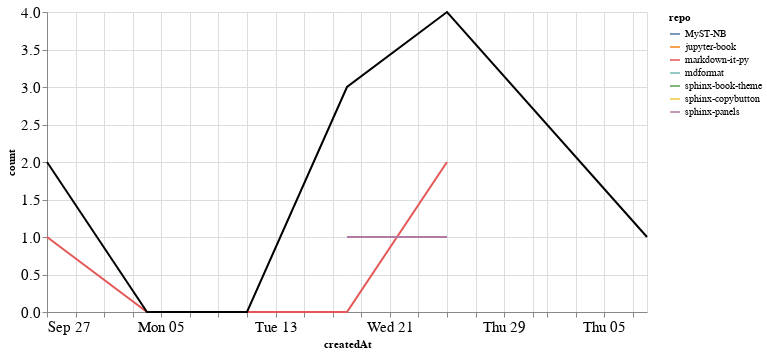

Notebook source saved alongside this figure:
### Markdown cell above
### PRs

### Code cell
prs_time = prs.groupby('repo').resample('W', on='createdAt').count()['author'].reset_index()
prs_time = prs_time.rename(columns={'author': 'count'})
prs_time_total = prs_time.groupby('createdAt').agg({"count": "sum"}).reset_index()

ch1 = alt.Chart(prs_time, width=600).mark_line().encode(
    x='createdAt',
    y='count',
    color='repo',
    tooltip="repo"
)

ch2 = alt.Chart(prs_time_total, width=600).mark_line(color="black").encode(
    x='createdAt',
    y='count',
)

ch1 + ch2

### Figure 1 — Vega-Lite specification as saved in the notebook (floating-point values rounded to 4 significant figures)
{"config": {"axisLeft": {"labelFontSize": 15}, "axisBottom": {"labelFontSize": 15}}, "layer": [{"data": {"name": "data-8133e7c58f255feac918d18ffdf5e35f"}, "mark": "line", "encoding": {"color": {"type": "nominal", "field": "repo"}, "tooltip": {"type": "nominal", "field": "repo"}, "x": {"type": "temporal", "field": "createdAt"}, "y": {"type": "quantitative", "field": "count"}}, "width": 600}, {"data": {"name": "data-becc3ccb4d70d59b936c65253ed5b3c7"}, "mark": {"type": "line", "color": "black"}, "encoding": {"x": {"type": "temporal", "field": "createdAt"}, "y": {"type": "quantitative", "field": "count"}}, "width": 600}], "$schema": "https://vega.github.io/schema/vega-lite/v4.8.1.json", "datasets": {"data-8133e7c58f255feac918d18ffdf5e35f": [{"repo": "MyST-NB", "createdAt": "2020-10-18T00:00:00", "count": 1}, {"repo": "jupyter-book", "createdAt": "2020-10-18T00:00:00", "count": 1}, {"repo": "markdown-it-py", "createdAt": "2020-09-27T00:00:00", "count": 1}, {"repo": "markdown-it-py", "createdAt": "2020-10-04T00:00:00", "count": 0}, {"repo": "markdown-it-py", "createdAt": "2020-10-11T00:00:00", "count": 0}, {"repo": "markdown-it-py", "createdAt": "2020-10-18T00:00:00", "count": 0}, {"repo": "markdown-it-py", "createdAt": "2020-10-25T00:00:00", "count": 2}, {"repo": "mdformat", "createdAt": "2020-09-27T00:00:00", "count": 1}, {"repo": "sphinx-book-theme", "createdAt": "2020-10-25T00:00:00", "count": 1}, {"repo": "sphinx-copybutton", "createdAt": "2020-11-08T00:00:00", "count": 1}, {"repo": "sphinx-panels", "createdAt": "2020-10-18T00:00:00", "count": 1}, {"repo": "sphinx-panels", "createdAt": "2020-10-25T00:00:00", "count": 1}], "data-becc3ccb4d70d59b936c65253ed5b3c7": [{"createdAt": "2020-09-27T00:00:00", "count": 2}, {"createdAt": "2020-10-04T00:00:00", "count": 0}, {"createdAt": "2020-10-11T00:00:00", "count": 0}, {"createdAt": "2020-10-18T00:00:00", "count": 3}, {"createdAt": "2020-10-25T00:00:00", "count": 4}, {"createdAt": "2020-11-08T00:00:00", "count": 1}]}}
